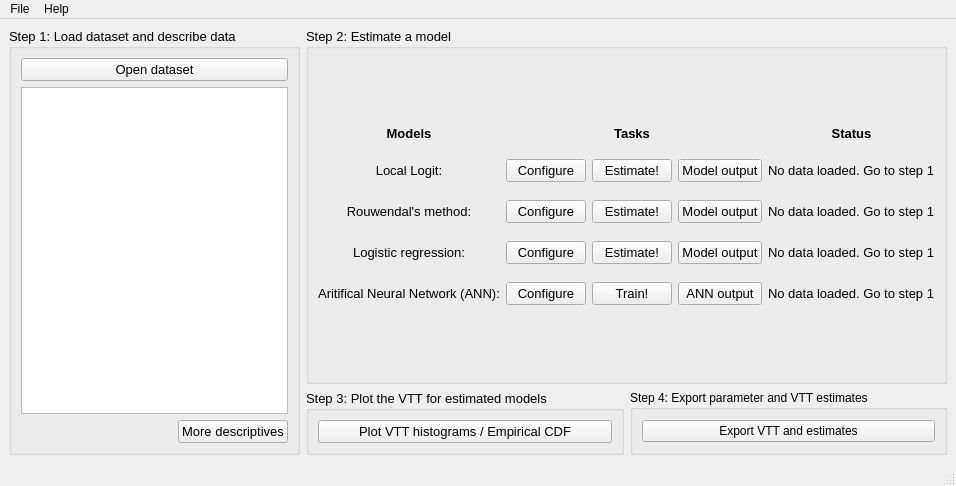
<?xml version="1.0" encoding="UTF-8"?>
<ui version="4.0">
 <class>mainWindow</class>
 <widget class="QMainWindow" name="mainWindow">
  <property name="geometry">
   <rect>
    <x>0</x>
    <y>0</y>
    <width>956</width>
    <height>486</height>
   </rect>
  </property>
  <property name="windowTitle">
   <string>Py-NP4VTT</string>
  </property>
  <widget class="QWidget" name="centralwidget">
   <layout class="QHBoxLayout" name="layoutToplevel">
    <item>
     <widget class="QGroupBox" name="groupBoxStep1">
      <property name="font">
       <font>
        <pointsize>10</pointsize>
       </font>
      </property>
      <property name="title">
       <string>Step 1: Load dataset and describe data</string>
      </property>
      <layout class="QVBoxLayout" name="layoutGrpStep1">
       <item>
        <widget class="QPushButton" name="btnImportWizard">
         <property name="text">
          <string>Open dataset</string>
         </property>
        </widget>
       </item>
       <item>
        <widget class="QTextBrowser" name="textDataInfo"/>
       </item>
       <item>
        <layout class="QHBoxLayout" name="layoutDescriptives">
         <item>
          <spacer name="horizontalSpacer">
           <property name="orientation">
            <enum>Qt::Horizontal</enum>
           </property>
           <property name="sizeHint" stdset="0">
            <size>
             <width>40</width>
             <height>20</height>
            </size>
           </property>
          </spacer>
         </item>
         <item>
          <widget class="QPushButton" name="btnDescriptives">
           <property name="text">
            <string>More descriptives</string>
           </property>
          </widget>
         </item>
        </layout>
       </item>
      </layout>
     </widget>
    </item>
    <item>
     <layout class="QVBoxLayout" name="layoutRightPane">
      <item>
       <widget class="QGroupBox" name="groupBoxStep2">
        <property name="font">
         <font>
          <pointsize>10</pointsize>
         </font>
        </property>
        <property name="title">
         <string>Step 2: Estimate a model</string>
        </property>
        <layout class="QVBoxLayout" name="layoutGrpStep2">
         <item>
          <spacer name="spacerGridTop">
           <property name="orientation">
            <enum>Qt::Vertical</enum>
           </property>
           <property name="sizeHint" stdset="0">
            <size>
             <width>20</width>
             <height>40</height>
            </size>
           </property>
          </spacer>
         </item>
         <item>
          <layout class="QGridLayout" name="layoutStep2Grid">
           <property name="verticalSpacing">
            <number>18</number>
           </property>
           <item row="3" column="1">
            <widget class="QPushButton" name="btnLogisticRegressionConf">
             <property name="text">
              <string>Configure</string>
             </property>
            </widget>
           </item>
           <item row="1" column="1">
            <widget class="QPushButton" name="btnLocalLogitConf">
             <property name="text">
              <string>Configure</string>
             </property>
            </widget>
           </item>
           <item row="4" column="1">
            <widget class="QPushButton" name="btnANNConf">
             <property name="text">
              <string>Configure</string>
             </property>
            </widget>
           </item>
           <item row="0" column="0">
            <widget class="QLabel" name="labelHeaderModels">
             <property name="text">
              <string>&lt;html&gt;&lt;head/&gt;&lt;body&gt;&lt;p align=&quot;center&quot;&gt;&lt;span style=&quot; font-weight:600;&quot;&gt;Models&lt;/span&gt;&lt;/p&gt;&lt;/body&gt;&lt;/html&gt;</string>
             </property>
             <property name="textFormat">
              <enum>Qt::RichText</enum>
             </property>
            </widget>
           </item>
           <item row="1" column="4">
            <widget class="QLabel" name="labelLocalLogitStatus">
             <property name="text">
              <string>No data loaded. Go to step 1</string>
             </property>
            </widget>
           </item>
           <item row="4" column="3">
            <widget class="QPushButton" name="btnANNOutput">
             <property name="text">
              <string>ANN output</string>
             </property>
            </widget>
           </item>
           <item row="3" column="3">
            <widget class="QPushButton" name="btnLogisticRegressionOutput">
             <property name="text">
              <string>Model output</string>
             </property>
            </widget>
           </item>
           <item row="1" column="2">
            <widget class="QPushButton" name="btnLocalLogitEstimate">
             <property name="text">
              <string>Estimate!</string>
             </property>
            </widget>
           </item>
           <item row="2" column="2">
            <widget class="QPushButton" name="btnRouwendalEstimate">
             <property name="text">
              <string>Estimate!</string>
             </property>
            </widget>
           </item>
           <item row="3" column="0">
            <widget class="QLabel" name="labelLogisticRegression">
             <property name="text">
              <string>&lt;html&gt;&lt;head/&gt;&lt;body&gt;&lt;p align=&quot;center&quot;&gt;Logistic regression:&lt;/p&gt;&lt;/body&gt;&lt;/html&gt;</string>
             </property>
            </widget>
           </item>
           <item row="2" column="4">
            <widget class="QLabel" name="labelRouwendalStatus">
             <property name="text">
              <string>No data loaded. Go to step 1</string>
             </property>
            </widget>
           </item>
           <item row="2" column="1">
            <widget class="QPushButton" name="btnRouwendalConf">
             <property name="text">
              <string>Configure</string>
             </property>
            </widget>
           </item>
           <item row="1" column="0">
            <widget class="QLabel" name="labelLocalLogit">
             <property name="text">
              <string>&lt;html&gt;&lt;head/&gt;&lt;body&gt;&lt;p align=&quot;center&quot;&gt;Local Logit:&lt;/p&gt;&lt;/body&gt;&lt;/html&gt;</string>
             </property>
            </widget>
           </item>
           <item row="4" column="0">
            <widget class="QLabel" name="labelANN">
             <property name="text">
              <string>&lt;html&gt;&lt;head/&gt;&lt;body&gt;&lt;p align=&quot;center&quot;&gt;Aritifical Neural Network (ANN):&lt;/p&gt;&lt;/body&gt;&lt;/html&gt;</string>
             </property>
            </widget>
           </item>
           <item row="3" column="2">
            <widget class="QPushButton" name="btnLogisticRegressionEstimate">
             <property name="text">
              <string>Estimate!</string>
             </property>
            </widget>
           </item>
           <item row="0" column="4">
            <widget class="QLabel" name="labelHeaderStatus">
             <property name="text">
              <string>&lt;html&gt;&lt;head/&gt;&lt;body&gt;&lt;p align=&quot;center&quot;&gt;&lt;span style=&quot; font-weight:600;&quot;&gt;Status&lt;/span&gt;&lt;/p&gt;&lt;/body&gt;&lt;/html&gt;</string>
             </property>
             <property name="textFormat">
              <enum>Qt::RichText</enum>
             </property>
            </widget>
           </item>
           <item row="1" column="3">
            <widget class="QPushButton" name="btnLocalLogitOutput">
             <property name="text">
              <string>Model output</string>
             </property>
            </widget>
           </item>
           <item row="4" column="2">
            <widget class="QPushButton" name="btnANNTrain">
             <property name="text">
              <string>Train!</string>
             </property>
            </widget>
           </item>
           <item row="4" column="4">
            <widget class="QLabel" name="labelANNStatus">
             <property name="text">
              <string>No data loaded. Go to step 1</string>
             </property>
            </widget>
           </item>
           <item row="3" column="4">
            <widget class="QLabel" name="labelLogisticRegressionStatus">
             <property name="text">
              <string>No data loaded. Go to step 1</string>
             </property>
            </widget>
           </item>
           <item row="2" column="3">
            <widget class="QPushButton" name="btnRouwendalOutput">
             <property name="text">
              <string>Model output</string>
             </property>
            </widget>
           </item>
           <item row="2" column="0">
            <widget class="QLabel" name="labelRouwendal">
             <property name="text">
              <string>&lt;html&gt;&lt;head/&gt;&lt;body&gt;&lt;p align=&quot;center&quot;&gt;Rouwendal's method:&lt;/p&gt;&lt;/body&gt;&lt;/html&gt;</string>
             </property>
            </widget>
           </item>
           <item row="0" column="2">
            <widget class="QLabel" name="labelHeaderTasks">
             <property name="text">
              <string>&lt;html&gt;&lt;head/&gt;&lt;body&gt;&lt;p align=&quot;center&quot;&gt;&lt;span style=&quot; font-weight:600;&quot;&gt;Tasks&lt;/span&gt;&lt;/p&gt;&lt;/body&gt;&lt;/html&gt;</string>
             </property>
             <property name="textFormat">
              <enum>Qt::RichText</enum>
             </property>
            </widget>
           </item>
          </layout>
         </item>
         <item>
          <spacer name="spacerGridBottom">
           <property name="orientation">
            <enum>Qt::Vertical</enum>
           </property>
           <property name="sizeHint" stdset="0">
            <size>
             <width>20</width>
             <height>48</height>
            </size>
           </property>
          </spacer>
         </item>
        </layout>
       </widget>
      </item>
      <item>
       <layout class="QHBoxLayout" name="layoutSteps3and4">
        <item>
         <widget class="QGroupBox" name="groupBoxStep3">
          <property name="font">
           <font>
            <pointsize>10</pointsize>
           </font>
          </property>
          <property name="title">
           <string>Step 3: Plot the VTT for estimated models</string>
          </property>
          <layout class="QVBoxLayout" name="layoutGrpStep3">
           <item>
            <widget class="QPushButton" name="btnPlot">
             <property name="text">
              <string>Plot VTT histograms / Empirical CDF</string>
             </property>
            </widget>
           </item>
          </layout>
         </widget>
        </item>
        <item>
         <widget class="QGroupBox" name="groupBoxStep4">
          <property name="title">
           <string>Step 4: Export parameter and VTT estimates</string>
          </property>
          <layout class="QVBoxLayout" name="layoutGrpStep4">
           <item>
            <widget class="QPushButton" name="btnResultsExport">
             <property name="text">
              <string>Export VTT and estimates</string>
             </property>
            </widget>
           </item>
          </layout>
         </widget>
        </item>
       </layout>
      </item>
     </layout>
    </item>
   </layout>
  </widget>
  <widget class="QMenuBar" name="menubar">
   <property name="geometry">
    <rect>
     <x>0</x>
     <y>0</y>
     <width>956</width>
     <height>25</height>
    </rect>
   </property>
   <widget class="QMenu" name="menuFile">
    <property name="title">
     <string>File</string>
    </property>
    <addaction name="actionQuit"/>
   </widget>
   <widget class="QMenu" name="menuHelp">
    <property name="title">
     <string>Help</string>
    </property>
    <addaction name="actionAbout"/>
   </widget>
   <addaction name="menuFile"/>
   <addaction name="menuHelp"/>
  </widget>
  <widget class="QStatusBar" name="statusbar"/>
  <action name="actionQuit">
   <property name="text">
    <string>Quit</string>
   </property>
  </action>
  <action name="actionAbout">
   <property name="text">
    <string>About</string>
   </property>
   <property name="shortcut">
    <string>F1</string>
   </property>
  </action>
 </widget>
 <resources/>
 <connections/>
</ui>
